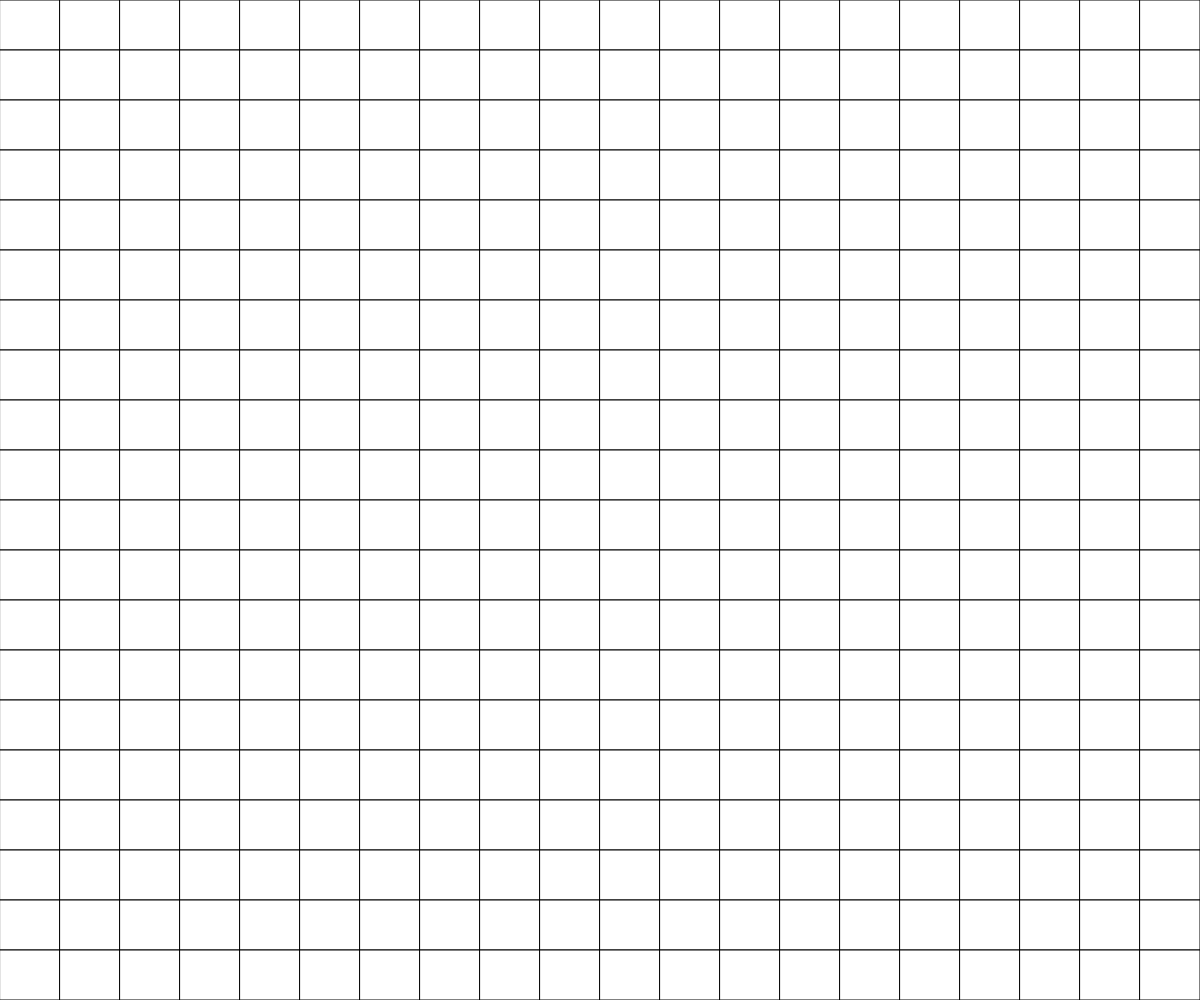
Frame 1 (no input)
Frame 60 (no input): identical to frame 1, image omitted
Frame 120 (the mouse pressed at the canvas centre since frame 60): identical to frame 1, image omitted

The p5.js sketch that drew this single still picture (run headless with seeded random() and noise() and a simulated clock; from frame 60 on, the mouse is pressed at the canvas centre):

// p5.js sketch
// ── sketch.js
// player in grid

const ROWS = 20;
const COLS = 20;
let grid, cellWidth, cellHeight;


function setup() {
  createCanvas(windowWidth, windowHeight);

  grid = createEmptyGrid(COLS, ROWS);
  cellWidth = width / COLS;
  cellHeight = height / ROWS;
}

function draw() {
  background(220);
  displayGrid();
}


function displayGrid() {
  for (let y = 0; y<ROWS; y++) {
    for (let x = 0; x<COLS; x++) {
      if (grid[y][x] === 0){
        fill("white");
      }
      else if (grid[y][x] === 1) {
        fill("black");
      }
      else if (grid[y][x] === 9) {
        fill("red");
      }
      rect(x*cellWidth, y*cellHeight, cellWidth, cellHeight);
    }
  }
}

function createEmptyGrid(cols, rows) {
  let empty = [];
  for (let y  = 0; y < rows; y++) {
    empty.push([]);
    for (let x = 0; x < cols; x++) {
      empty[y].push(0);
    }
  }
  return empty;
}
